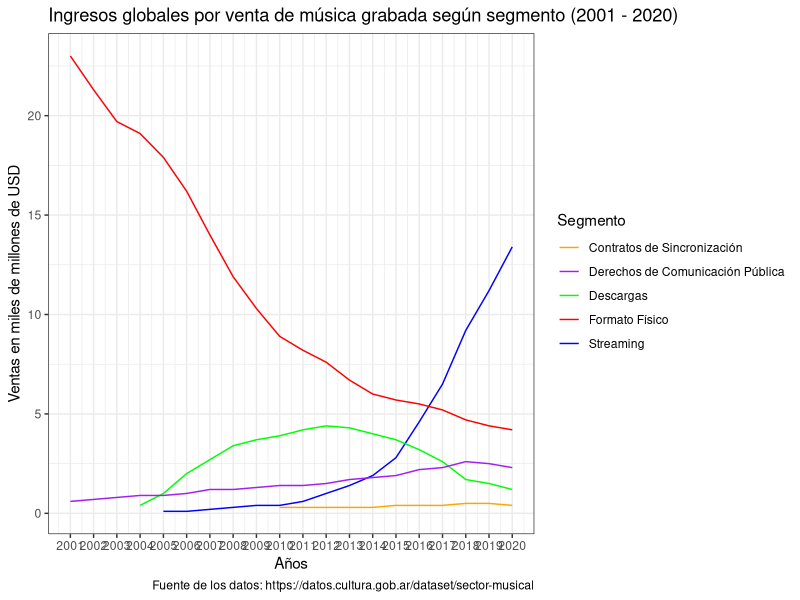

Recreate this plot in R.

###############################################
# Tema: Visualización de la información.
# Materia: Explotación de Datos
# Fecha: 26/08/2023

# Autores:
# Farias Gonzalo	gonzafarias01@gmail.com
# Romano Diego		romanodiegoe@gmail.com
# Robledo Alan		robledoezequiel609@gmail.com
# Gonzalo Ramirez gonzalo.e.ramirez@hotmail.com

# Fuente Ministerio de Cultura Argentina:
# https://datos.cultura.gob.ar/dataset/sector-musical
###############################################

# Bibliotecas a importar
check_packages <- function(packages) {
  if (all(packages %in% rownames(installed.packages()))) {
    TRUE
  } else{
    cat(
      "Instalar los siguientes packages antes de ejecutar el presente script\n",
      packages[!(packages %in% rownames(installed.packages()))],
      "\n"
    )
  }
}
packages_needed <- c("readr", "ggplot2")
check_packages(packages_needed)
# Cargamos las bibliotecas 
library(ggplot2)
library(readr)

# Cargamos los datos desde el archivo CSV
datos = read_csv("m06_ingresos-globales-ventas-musica-grabada-segmento.csv")

# Exportamos la información para visualizar las ventas
grafico = ggplot(datos, aes(x = indice_tiempo)) +
  geom_line(aes(y = ingresos_ventas_musica_streaming, color = "Streaming")) +
  geom_line(aes(y = ingresos_ventas_musica_descargas, color = "Descargas")) +
  geom_line(aes(y = ingresos_ventas_musica_formato_fisico, color = "Formato Físico")) +
  geom_line(aes(y = ingresos_derechos_comunicacion_publica, color = "Derechos de Comunicación Pública")) +
  geom_line(aes(y = ingresos_contratos_sincronizacion, color = "Contratos de Sincronización")) +
  labs(x = "Años", y = "Ventas en miles de millones de USD", title = "Ingresos globales por venta de música grabada según segmento (2001 - 2020)",
       caption = "Fuente de los datos: https://datos.cultura.gob.ar/dataset/sector-musical", color = "Segmento") +
  scale_x_date(limits = as.Date(c("2001-01-01", "2020-01-01")), date_labels = "%Y", date_breaks = "1 year") +
  scale_color_manual(values = c("Streaming" = "blue", "Descargas" = "green", "Formato Físico" = "red", 
                                "Derechos de Comunicación Pública" = "purple", "Contratos de Sincronización" = "orange")) +
  theme_bw()

grafico # Visualizamos el gráfico.
